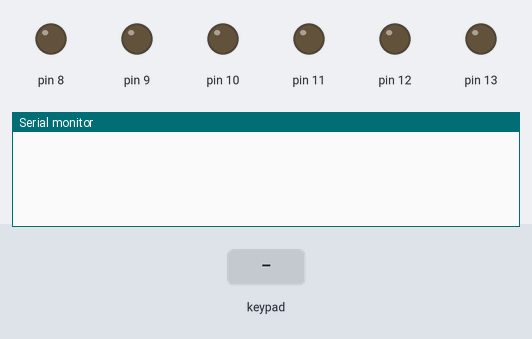
This sketch was run on a simulated Arduino Uno, built with avr-gcc and run on an emulated ATmega328P. On the bench: output pins drawn as LEDs (lit = HIGH), the last lines printed to the serial monitor. The test bench sets the inputs (shaded band).

Above: at 1.2 s.
1.3 s: key '0' pressed
At 2.3 s:
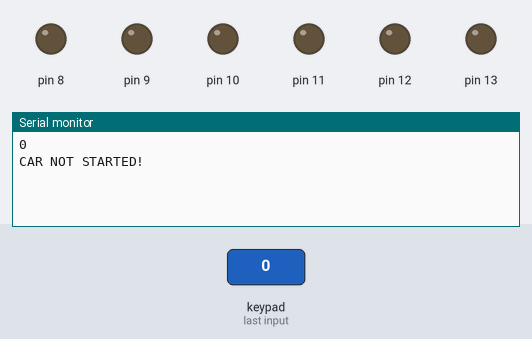
2.8 s: key 'S' pressed
At 4.0 s:
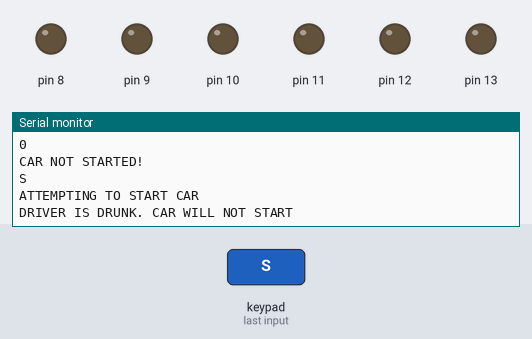
4.3 s: key 'M' pressed
At 5.5 s:
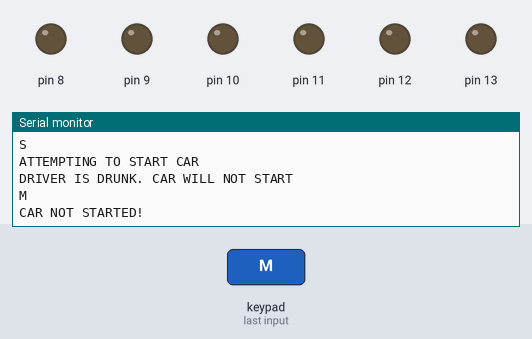

Measured:
- after the input at 1.3 s, the serial monitor: prints a new line at once (image 1)
- after the input at 2.8 s, the serial monitor: prints a new line at once (image 2)
- after the input at 4.3 s, the serial monitor: prints a new line at once (image 3)

The sketch:

CAR_START.ino
```cpp
#include <Keypad.h>
const byte ROWS = 4;
const byte COLS = 4;
char hexaKeys[ROWS][COLS] = {
  {'0','1','2','S'},
  {'4','5','6','M'},
  {'8','9','A','B'},
  {'C','D','E','F'}
};
byte rowPins[ROWS] = {3, 2, 1, 0};
byte colPins[COLS] = {7, 6, 5, 4};
Keypad customKeypad = Keypad( makeKeymap(hexaKeys), rowPins, colPins, ROWS, COLS);
 long long a=0;
 int str=0;
 int drunk=0;
void setup(){
  pinMode(A0,INPUT);
  pinMode(8,OUTPUT);
  pinMode(9,OUTPUT);
  pinMode(10,OUTPUT);
  pinMode(11,OUTPUT);
  pinMode(12,OUTPUT);
  pinMode(13,OUTPUT);
  Serial.begin(9600);
  digitalWrite(8,LOW);
  digitalWrite(9,LOW);
  digitalWrite(10,LOW);
  digitalWrite(11,LOW);
  digitalWrite(12,LOW);
  digitalWrite(13,LOW);
}

int start_car(long long x, int drunk=0)
{
  while(millis()-a<5000)
  {
    if(analogRead(A0)>500)
    {
      drunk=1;
      break;
    }

  }
  if(drunk==1)
  {
    Serial.println("DRIVER IS DRUNK. CAR WILL NOT START");
    return 0;
  }
  else if(drunk==0)
  {
    Serial.println("CAR STARTED");
    return 1;
  }

}
void move_car()
{
  Serial.println("CAR MOVING");
  digitalWrite(8,HIGH);
  digitalWrite(9,HIGH);
  digitalWrite(10,HIGH);
  digitalWrite(11,HIGH);
  digitalWrite(12,HIGH);
  digitalWrite(13,HIGH);
  delay(5000);
  digitalWrite(8,LOW);
  digitalWrite(9,LOW);
  digitalWrite(10,LOW);
  digitalWrite(11,LOW);
  digitalWrite(12,LOW);
  digitalWrite(13,LOW);
  Serial.println("CAR STOPPED");
  }
void loop(){
  char customKey = customKeypad.getKey();
  if(customKey)
 {
  Serial.println(customKey);
  if(customKey=='S')
  {
    Serial.println("ATTEMPTING TO START CAR");
    a=millis();
    drunk=0;
    str=start_car(a,drunk);
  }
  else if(customKey='M' && str==1)
  {
    move_car();
  }
  else if(customKey='M' && str==0)
  {
    Serial.println("CAR NOT STARTED!");
  }
 }
}
```
